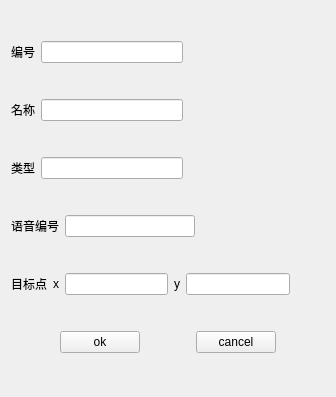
<?xml version="1.0" encoding="UTF-8"?>
<ui version="4.0">
 <class>DlgNewPoint</class>
 <widget class="QWidget" name="DlgNewPoint">
  <property name="geometry">
   <rect>
    <x>0</x>
    <y>0</y>
    <width>336</width>
    <height>397</height>
   </rect>
  </property>
  <property name="windowTitle">
   <string>添加新的点</string>
  </property>
  <layout class="QVBoxLayout" name="verticalLayout">
   <item>
    <layout class="QHBoxLayout" name="horizontalLayout_6">
     <item>
      <widget class="QLabel" name="label_5">
       <property name="text">
        <string>编号</string>
       </property>
      </widget>
     </item>
     <item>
      <widget class="QLineEdit" name="m_ctlId"/>
     </item>
     <item>
      <spacer name="horizontalSpacer_8">
       <property name="orientation">
        <enum>Qt::Horizontal</enum>
       </property>
       <property name="sizeHint" stdset="0">
        <size>
         <width>40</width>
         <height>20</height>
        </size>
       </property>
      </spacer>
     </item>
    </layout>
   </item>
   <item>
    <layout class="QHBoxLayout" name="horizontalLayout">
     <item>
      <widget class="QLabel" name="label">
       <property name="text">
        <string>名称</string>
       </property>
      </widget>
     </item>
     <item>
      <widget class="QLineEdit" name="m_ctlName"/>
     </item>
     <item>
      <spacer name="horizontalSpacer">
       <property name="orientation">
        <enum>Qt::Horizontal</enum>
       </property>
       <property name="sizeHint" stdset="0">
        <size>
         <width>40</width>
         <height>20</height>
        </size>
       </property>
      </spacer>
     </item>
    </layout>
   </item>
   <item>
    <layout class="QHBoxLayout" name="horizontalLayout_2">
     <item>
      <widget class="QLabel" name="label_2">
       <property name="text">
        <string>类型</string>
       </property>
      </widget>
     </item>
     <item>
      <widget class="QLineEdit" name="m_ctlKind"/>
     </item>
     <item>
      <spacer name="horizontalSpacer_2">
       <property name="orientation">
        <enum>Qt::Horizontal</enum>
       </property>
       <property name="sizeHint" stdset="0">
        <size>
         <width>40</width>
         <height>20</height>
        </size>
       </property>
      </spacer>
     </item>
    </layout>
   </item>
   <item>
    <layout class="QHBoxLayout" name="horizontalLayout_3">
     <item>
      <widget class="QLabel" name="label_3">
       <property name="text">
        <string>语音编号</string>
       </property>
      </widget>
     </item>
     <item>
      <widget class="QLineEdit" name="m_ctlCon_num"/>
     </item>
     <item>
      <spacer name="horizontalSpacer_3">
       <property name="orientation">
        <enum>Qt::Horizontal</enum>
       </property>
       <property name="sizeHint" stdset="0">
        <size>
         <width>40</width>
         <height>20</height>
        </size>
       </property>
      </spacer>
     </item>
    </layout>
   </item>
   <item>
    <layout class="QHBoxLayout" name="horizontalLayout_4">
     <item>
      <widget class="QLabel" name="label_4">
       <property name="text">
        <string>目标点</string>
       </property>
      </widget>
     </item>
     <item>
      <widget class="QLabel" name="label_6">
       <property name="text">
        <string>x</string>
       </property>
      </widget>
     </item>
     <item>
      <widget class="QLineEdit" name="m_ctldestination_x"/>
     </item>
     <item>
      <widget class="QLabel" name="label_7">
       <property name="text">
        <string>y</string>
       </property>
      </widget>
     </item>
     <item>
      <widget class="QLineEdit" name="m_ctldestination_y"/>
     </item>
     <item>
      <spacer name="horizontalSpacer_4">
       <property name="orientation">
        <enum>Qt::Horizontal</enum>
       </property>
       <property name="sizeHint" stdset="0">
        <size>
         <width>40</width>
         <height>20</height>
        </size>
       </property>
      </spacer>
     </item>
    </layout>
   </item>
   <item>
    <layout class="QHBoxLayout" name="horizontalLayout_5">
     <item>
      <spacer name="horizontalSpacer_5">
       <property name="orientation">
        <enum>Qt::Horizontal</enum>
       </property>
       <property name="sizeHint" stdset="0">
        <size>
         <width>40</width>
         <height>20</height>
        </size>
       </property>
      </spacer>
     </item>
     <item>
      <widget class="QPushButton" name="m_ok">
       <property name="text">
        <string>ok</string>
       </property>
      </widget>
     </item>
     <item>
      <spacer name="horizontalSpacer_7">
       <property name="orientation">
        <enum>Qt::Horizontal</enum>
       </property>
       <property name="sizeHint" stdset="0">
        <size>
         <width>40</width>
         <height>20</height>
        </size>
       </property>
      </spacer>
     </item>
     <item>
      <widget class="QPushButton" name="m_cancel">
       <property name="text">
        <string>cancel</string>
       </property>
      </widget>
     </item>
     <item>
      <spacer name="horizontalSpacer_6">
       <property name="orientation">
        <enum>Qt::Horizontal</enum>
       </property>
       <property name="sizeHint" stdset="0">
        <size>
         <width>40</width>
         <height>20</height>
        </size>
       </property>
      </spacer>
     </item>
    </layout>
   </item>
  </layout>
  <zorder>label</zorder>
  <zorder>label_2</zorder>
  <zorder>label_3</zorder>
  <zorder>label_4</zorder>
  <zorder>horizontalSpacer</zorder>
  <zorder>horizontalSpacer_2</zorder>
  <zorder>horizontalSpacer_3</zorder>
  <zorder>horizontalSpacer_4</zorder>
  <zorder>m_ctlName</zorder>
  <zorder>m_ctlKind</zorder>
  <zorder>m_ctlCon_num</zorder>
  <zorder>m_ctldestination_x</zorder>
  <zorder>m_ok</zorder>
  <zorder>horizontalSpacer_5</zorder>
  <zorder>horizontalSpacer_6</zorder>
  <zorder>horizontalSpacer_7</zorder>
  <zorder>horizontalSpacer</zorder>
  <zorder>horizontalSpacer_2</zorder>
  <zorder>horizontalSpacer_3</zorder>
  <zorder>horizontalSpacer_4</zorder>
  <zorder>m_ctlKind</zorder>
  <zorder>label_5</zorder>
  <zorder>m_ctlId</zorder>
  <zorder>horizontalSpacer_8</zorder>
  <zorder>m_ctldestination_y</zorder>
  <zorder>label_6</zorder>
  <zorder>label_7</zorder>
 </widget>
 <layoutdefault spacing="6" margin="11"/>
 <resources/>
 <connections/>
</ui>
